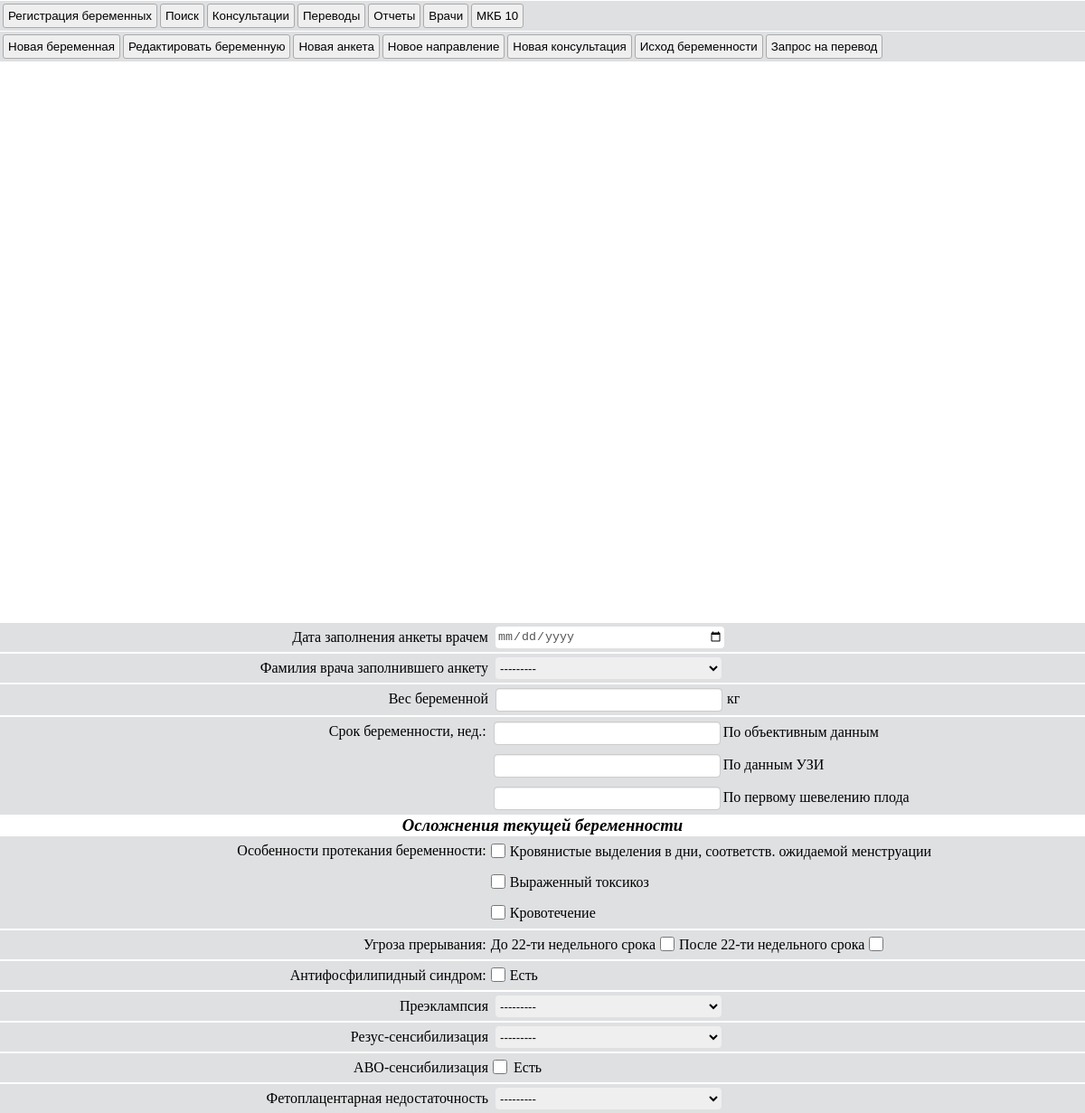
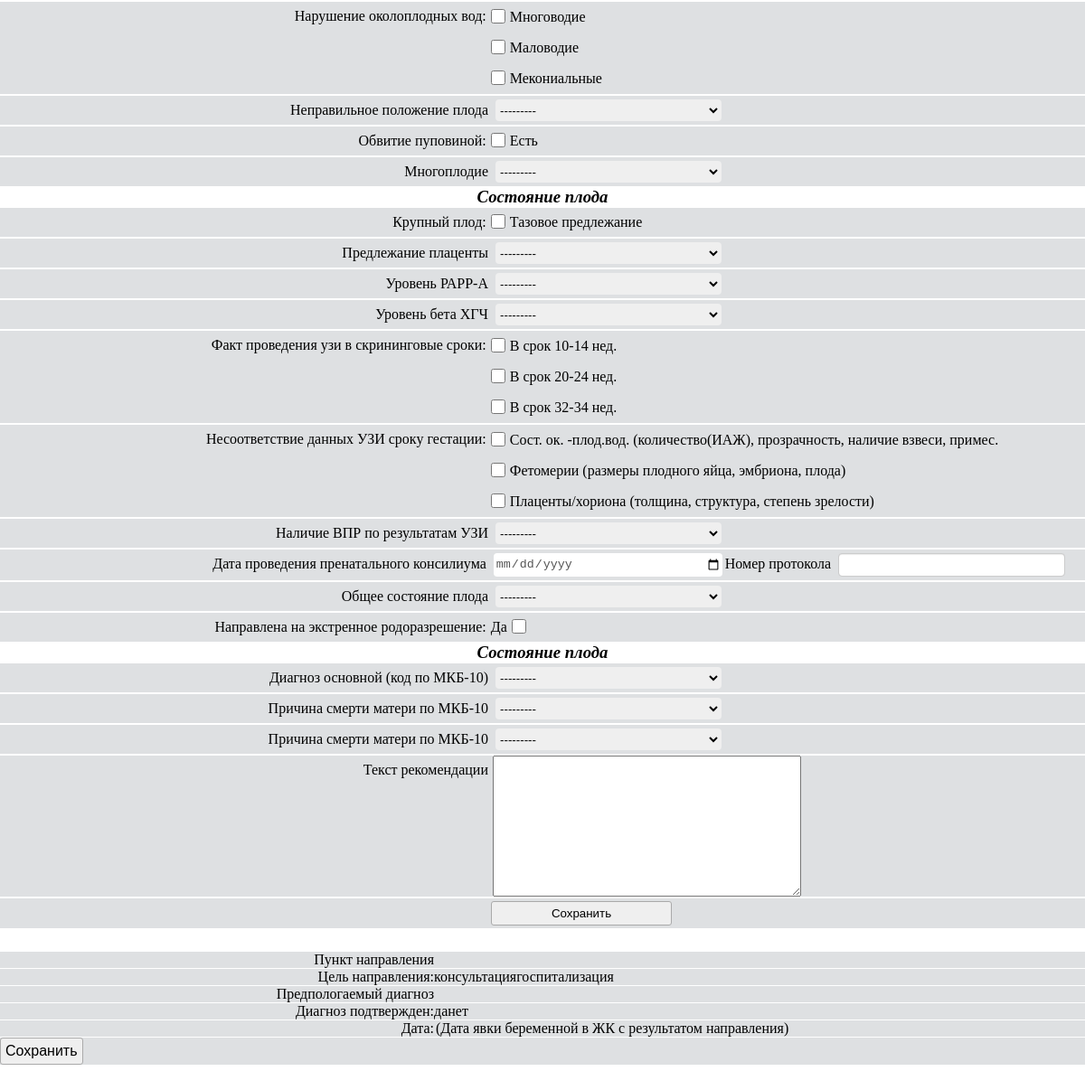
The page / on the database its author committed (2 pictures, top to bottom).
### apps/core/models.py (models this page shows)
class FetoplacentarnayaNedostatochnost(models.Model):
    class Meta:
        verbose_name = 'фетоплацентарная недостаточность'
        verbose_name_plural = 'фетоплацентарная недостаточность'
    nazvanie = models.CharField(verbose_name='Название', max_length=255, null=True, blank=True)
    def __str__(self):
        return self.nazvanie

class NepravilnoePolojeniePloda(models.Model):
    class Meta:
        verbose_name = 'Неправильное положение плода'
        verbose_name_plural = 'Неправильное положение плода'
    nazvanie = models.CharField(verbose_name='Название', max_length=255, null=True, blank=True)
    def __str__(self):
        return self.nazvanie

### apps/core/views.py (the view)
# urls.py: path('', home, name='home'),
def home(request):
    form = BeremennayaFormPart1(label_suffix='')
    beremennaya_vrednie_privichki_form = BeremennayaVredniePrivichki(label_suffix='')
    beremennaya_vrednie_factori_form = BeremennayaVrednieFactori(label_suffix='')
    beremennaya_form = BeremennayaForm(label_suffix='')
    beremennaya_infekcionnie_bolezni_form = BeremennayaInfekcionnieBolezniForm(label_suffix='')
    beremennaya_razmer_taza_form = BeremennayaRazmerTazaForm(label_suffix='')
    beremennaya_zabolevanie_vnut_form = BeremennayaZabolevanieVnutForm(label_suffix='')
    beremennayao_oslojneniya_beremennosti_form = BeremennayaOslojneniyaBeremennostiForm(label_suffix='')
    beremennayao_oslojneniya_rodov_form = BeremennayaOslojneniyaRodovForm(label_suffix='')
    beremennayao_novorojdenniy_plod_form = BeremennayaNovorojdenniyPlodForm(label_suffix='')
    beremennaya_bolezni_endokr_form = BeremennayaBolezniEndokrForm(label_suffix='')
    beremennaya_bolezni_krovi_form = BeremennayaBolezniKroviForm(label_suffix='')
    beremennaya_psih_rastroystva_form = BeremennayaPsihRastroystvaForm(label_suffix='')
    beremennaya_bolezni_ns_form = BeremennayaBolezniNsForm(label_suffix='')
    beremennaya_bolezni_sistemi_krovoob_form = BeremennayaBolezniSistemiKrovoobForm(label_suffix='')
    beremennaya_bolezni_organov_dihaniya_form = BeremennayaBolezniOrganovDihaniyaForm(label_suffix='')
    beremennaya_bolezni_organov_moch_form = BeremennayaBolezniOrganovMochForm(label_suffix='')
    beremennaya_somaticheskie_pokazateli_form = BeremennayaSomaticheskiePokazateliForm(label_suffix='')
    anketa_form = AnketaForm(label_suffix='')
    anketa_srok_beremennosti_form = AnketaSrokBeremennostiForm(label_suffix='')
    anketa_osobennosti_form = AnketaOsobennostiForm(label_suffix='')
    anketa_narushenie_form = AnketaNarushenieForm(label_suffix='')
    anketa_fakt_form = AnketaFaktForm(label_suffix='')
    anketa_nesootvetstvie_form = AnketaNesootvetstvieForm(label_suffix='')
    ishod_form = IshodForm(label_suffix='')
    konsultaciaya_form = KonsultaciayaForm(label_suffix='')
    return render(request, "home.html", {
        'form': form,
        'anketa_form': anketa_form,
        'ishod_form': ishod_form,
        'beremennaya_vrednie_privichki_form': beremennaya_vrednie_privichki_form,
        'beremennaya_vrednie_factori_form': beremennaya_vrednie_factori_form,
        'beremennaya_form': beremennaya_form,
        'beremennaya_infekcionnie_bolezni_form': beremennaya_infekcionnie_bolezni_form,
        'beremennaya_razmer_taza_form': beremennaya_razmer_taza_form,
        'beremennaya_zabolevanie_vnut_form': beremennaya_zabolevanie_vnut_form,
        'beremennayao_oslojneniya_beremennosti_form': beremennayao_oslojneniya_beremennosti_form,
        'beremennayao_oslojneniya_rodov_form': beremennayao_oslojneniya_rodov_form,
        'beremennayao_novorojdenniy_plod_form': beremennayao_novorojdenniy_plod_form,
        'beremennaya_bolezni_endokr_form': beremennaya_bolezni_endokr_form,
        'beremennaya_bolezni_krovi_form': beremennaya_bolezni_krovi_form,
        'beremennaya_psih_rastroystva_form': beremennaya_psih_rastroystva_form,
        'beremennaya_bolezni_ns_form': beremennaya_bolezni_ns_form,
        'beremennaya_bolezni_sistemi_krovoob_form': beremennaya_bolezni_sistemi_krovoob_form,
        'beremennaya_bolezni_organov_dihaniya_form': beremennaya_bolezni_organov_dihaniya_form,
        'beremennaya_bolezni_organov_moch_form': beremennaya_bolezni_organov_moch_form,
        'beremennaya_somaticheskie_pokazateli_form': beremennaya_somaticheskie_pokazateli_form,
        'anketa_srok_beremennosti_form': anketa_srok_beremennosti_form,
        'anketa_osobennosti_form': anketa_osobennosti_form,
        'anketa_narushenie_form': anketa_narushenie_form,
        'anketa_fakt_form': anketa_fakt_form,
        'anketa_nesootvetstvie_form': anketa_nesootvetstvie_form,
        'konsultaciaya_form': konsultaciaya_form,
        })

### apps/core/templates/home.html (shortened to what this page needs)
{% load static %}
<!DOCTYPE html>
<html lang="ru" style="height: 100%">
<head>
    <link rel="stylesheet" href="{% static 'core/jqwidgets-scripts/jqwidgets/styles/jqx.base.css' %}" type="text/css"/>
    <link rel="stylesheet" href="{% static 'core/jqwidgets-scripts/jqwidgets/styles/jqx.arctic.css' %}"
          type="text/css"/>
    <link rel="stylesheet" href="{% static 'core/style.css' %}">
</head>
<body>
    {% include 'partical/menu.html' %}
    {% include 'beremennya/window_beremennya.html' %}
    {% include 'partical/mkb10/window_mkb10.html' %}
    {% include 'partical/smenaJK/window_smenaJK.html' %}
    {% include 'partical/doctor/window_doktor.html' %}
    {% include 'beremennya/beremennaya_tabs/anketi/window_anketi.html' %}
    {% include 'beremennya/beremennaya_tabs/napravlenie/window_napravlenie.html' %}
    {% include 'beremennya/beremennaya_tabs/konsultaciaya/window_konsultaciya.html' %}
</body>

### apps/core/templates/beremennya/beremennaya_tabs/anketi/window_anketi.html (shortened to what this page needs)
<div class="window_anketi">
    <div style="overflow: hidden; padding: 0" class="tab_anketi">
        <ul>
            <li></li>
        </ul>
        <div class="tab_beremennya_anketi">
            <form class="novaya_anketa" action="{% url 'home' %}" method="post">
                <div class="default">
                    {{ anketa_form.data_zapolneniya_anketi_vrachem.label_tag }}
                    {{ anketa_form.data_zapolneniya_anketi_vrachem }}
                </div>
                <div class="default">
                    {{ anketa_form.familiya_vracha.label_tag }}
                    {{ anketa_form.familiya_vracha }}
                </div>
                <div class="default">
                    {{ anketa_form.ves_beremennoy.label_tag }}
                    {{ anketa_form.ves_beremennoy }}
                    <div class="doptext">кг</div>
                </div>
                <div class="default">
                    <div class="text">Срок беременности, нед.:</div>
                    <div class="FixP">{{ anketa_srok_beremennosti_form.as_p }}</div>
                </div>
                <h3>Осложнения текущей беременности</h3>
                <div class="default">
                    <div class="text">Особенности протекания беременности:</div>
                    <div class="FixP">{{ anketa_osobennosti_form.as_p }}</div>
                </div>
                <div class="default">
                    <div class="text">Угроза прерывания:</div>
                    <div style="display: inherit" class="FixP">
                        {{ anketa_form.ugroza_prerivaniya_do_22.label_tag }}
                        {{ anketa_form.ugroza_prerivaniya_do_22 }}
                        {{ anketa_form.ugroza_prerivaniya_posle_22.label_tag }}
                        {{ anketa_form.ugroza_prerivaniya_posle_22 }}
                    </div>
                </div>
                <div class="default">
                    <div class="text">Антифосфилипидный синдром:</div>
                    <div style="display: inherit" class="FixP">
                        {{ anketa_form.antifosfolipidniy_sindrom }}
                        {{ anketa_form.antifosfolipidniy_sindrom.label_tag }}
                    </div>
                </div>
                <div class="default">
                    {{ anketa_form.preeklampsiya.label_tag }}
                    {{ anketa_form.preeklampsiya }}
                </div>
                <div class="default">
                    {{ anketa_form.rezus_sensibilizaciya.label_tag }}
                    {{ anketa_form.rezus_sensibilizaciya }}
                </div>
                <div class="default">
                    {{ anketa_form.abo_sensibilizaciya.label_tag }}
                    {{ anketa_form.abo_sensibilizaciya }}
                    <div class="doptext">Eсть</div>
                </div>
                <div class="default">
                    {{ anketa_form.fetoplacentarnaya_nedostatochnost.label_tag }}
                    {{ anketa_form.fetoplacentarnaya_nedostatochnost }}
                </div>
                <div class="default">
                    <div class="text">Нарушение околоплодных вод:</div>
                    <div class="FixP">{{ anketa_narushenie_form.as_p }}</div>
                </div>
                <div class="default">
                    {{ anketa_form.nepravilnoe_polojenie_ploda.label_tag }}
                    {{ anketa_form.nepravilnoe_polojenie_ploda }}
                </div>
                <div class="default">
                    <div class="text">Обвитие пуповиной:</div>
                    <div style="display: inherit" class="FixP">
                        {{ anketa_form.obvitie_pupovini }}
                        {{ anketa_form.obvitie_pupovini.label_tag }}
                    </div>
                </div>
                <div class="default">
                    {{ anketa_form.mnogoplodie.label_tag }}
                    {{ anketa_form.mnogoplodie }}
                </div>
                <h3>Состояние плода</h3>
                <div class="default">
                    <div class="text">Крупный плод:</div>
                    <div style="display: inherit" class="FixP">
                        {{ anketa_form.krupniy_plod }}
                        {{ anketa_form.krupniy_plod.label_tag }}
                    </div>
                </div>
                <div class="default">
                    {{ anketa_form.predlejanie_placenti.label_tag }}
                    {{ anketa_form.predlejanie_placenti }}
                </div>
                <div class="default">
                    {{ anketa_form.uroven_papp_a.label_tag }}
                    {{ anketa_form.uroven_papp_a }}
                </div>
                <div class="default">
                    {{ anketa_form.uroven_beta_hgch.label_tag }}
                    {{ anketa_form.uroven_beta_hgch }}
                </div>
                <div class="default">
                    <div class="text">Факт проведения узи в скрининговые сроки:</div>
                    <div class="FixP">{{ anketa_fakt_form.as_p }}</div>
                </div>
                <div class="default">
                    <div class="text">Несоответствие данных УЗИ сроку гестации:</div>
                    <div class="FixP">{{ anketa_nesootvetstvie_form.as_p }}</div>
                </div>
                <div class="default">
                    {{ anketa_form.nalichie_vpr_po_rezultatam_uzi.label_tag }}
                    {{ anketa_form.nalichie_vpr_po_rezultatam_uzi }}
                </div>
                <div class="default">{{ anketa_form.data_provedeniya_prenatalnogo_konsiliuma.label_tag }}
                    <div style="display: inherit" class="FixP">
                        {{ anketa_form.data_provedeniya_prenatalnogo_konsiliuma }}
                        {{ anketa_form.nomer_protokola.label_tag }}
                        {{ anketa_form.nomer_protokola }}
                    </div>
                </div>
                <div class="default">
                    {{ anketa_form.obshee_sostoyanie_ploda.label_tag }}
                    {{ anketa_form.obshee_sostoyanie_ploda }}
                </div>
                <div class="default">
                    <div class="text">Направлена на экстренное родоразрешение:</div>
                    <div class="FixP">
                        {{ anketa_form.napravlena_na_extrennoe_rodorazreshenie }}
                        {{ anketa_form.napravlena_na_extrennoe_rodorazreshenie.label_tag }}
                    </div>
                </div>
                <h3>Состояние плода</h3>
                <div class="default">
                    {{ anketa_form.diagnoz_osnovnoy_mkb10.label_tag }}
                    {{ anketa_form.diagnoz_osnovnoy_mkb10 }}
                </div>
                <div class="default">
                    {{ anketa_form.diagnoz_oslojneniya_mkb10.label_tag }}
                    {{ anketa_form.diagnoz_oslojneniya_mkb10 }}
                </div>
                <div class="default">
                    {{ anketa_form.diagnoz_soputstvuyshiy_mkb10.label_tag }}
                    {{ anketa_form.diagnoz_soputstvuyshiy_mkb10 }}
                </div>
                <div class="default">
                    {{ anketa_form.dopolnitelnie_zamechaniya_vracha.label_tag }}
                    {{ anketa_form.dopolnitelnie_zamechaniya_vracha }}
                </div>
                <div class="default">
                    <button class="menubtn save_anketa" type="submit">Сохранить</button>
                </div>
            </form>
        </div>
    </div>
</div>

### rows shown on the page
FetoplacentarnayaNedostatochnost: antifosfolipidniy_sindrom.label_tag "Есть", obvitie_pupovini.label_tag "Есть"
NepravilnoePolojeniePloda: krupniy_plod.label_tag "Тазовое предлежание"

### other values the page prints
{{ anketa_form.data_zapolneniya_anketi_vrachem.label_tag }} "Дата заполнения анкеты врачем"
{{ anketa_form.familiya_vracha.label_tag }} "Фамилия врача заполнившего анкету"
{{ anketa_form.ves_beremennoy.label_tag }} "Вес беременной"
{{ anketa_form.ugroza_prerivaniya_do_22.label_tag }} "До 22-ти недельного срока"
{{ anketa_form.ugroza_prerivaniya_posle_22.label_tag }} "После 22-ти недельного срока"
{{ anketa_form.preeklampsiya.label_tag }} "Преэклампсия"
{{ anketa_form.rezus_sensibilizaciya.label_tag }} "Резус-сенсибилизация"
{{ anketa_form.abo_sensibilizaciya.label_tag }} "ABO-сенсибилизация"
{{ anketa_form.fetoplacentarnaya_nedostatochnost.label_tag }} "Фетоплацентарная недостаточность"
{{ anketa_form.nepravilnoe_polojenie_ploda.label_tag }} "Неправильное положение плода"
{{ anketa_form.mnogoplodie.label_tag }} "Многоплодие"
{{ anketa_form.predlejanie_placenti.label_tag }} "Предлежание плаценты"
{{ anketa_form.uroven_papp_a.label_tag }} "Уровень РАРР-А"
{{ anketa_form.uroven_beta_hgch.label_tag }} "Уровень бета ХГЧ"
{{ anketa_form.nalichie_vpr_po_rezultatam_uzi.label_tag }} "Наличие ВПР по результатам УЗИ"
